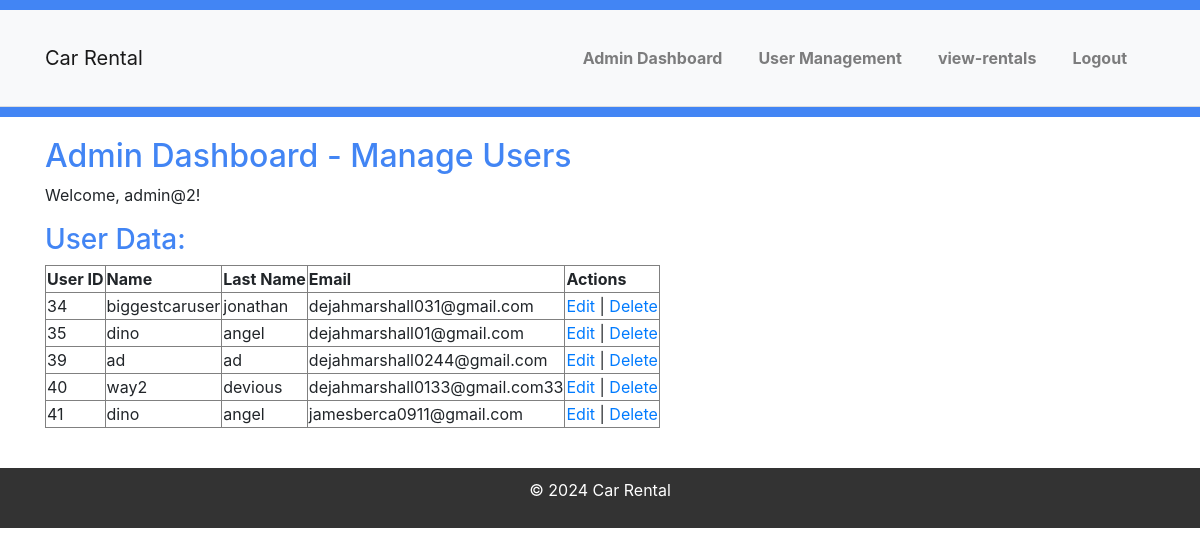
Page /car-rental2/pages/admin_pages/manage-users.php (signed in) on the committed database.
### tables this page shows
CREATE TABLE `customers` (
  `CustomerID` int(11) NOT NULL,
  `name` varchar(255) NOT NULL,
  `LastName` varchar(255) NOT NULL,
  `Address` varchar(255) NOT NULL,
  `LicenseNumber` varchar(20) NOT NULL,
  `PhoneNumber` varchar(15) NOT NULL,
  `email` varchar(255) NOT NULL,
  `password` varchar(255) NOT NULL,
  `country` varchar(255) DEFAULT NULL,
  `adress` int(11) NOT NULL
);

### car-rental2/classes/Admin.php (called while the page is built, shortened)
<?php
require_once('Database.php');
class Admin {
    private $db;
    public function __construct(Database $database) {
        $this->db = $database;
    }
    public function getAllUsers() {
        $sql = "SELECT * FROM customers";
        $result = $this->db->executeQuery($sql);
        $users = array();
        foreach ($result as $row) {
            $users[] = $row;
        }
        return $users;
    }
}
?>

### car-rental2/classes/Database.php (called while the page is built, shortened)
<?php
class Database {
    private $conn;
    public function __construct() {
        try {
            $dsn = "mysql:host=" . DB_HOST . ";dbname=" . DB_NAME . ";port=" . DB_PORT;
            $options = [
                PDO::ATTR_ERRMODE            => PDO::ERRMODE_EXCEPTION,
                PDO::ATTR_DEFAULT_FETCH_MODE => PDO::FETCH_ASSOC,
                PDO::ATTR_EMULATE_PREPARES   => false,
            ];
            $this->conn = new PDO($dsn, DB_USER, DB_PASSWORD, $options);
        } catch (PDOException $e) {
            die("Connection failed: " . $e->getMessage());
        }
    }
    public function executeQuery($sql, $params = []) {
        $stmt = $this->conn->prepare($sql);
        $stmt->execute($params);
        return $stmt->fetchAll();
    }
}
?>

### car-rental2/pages/admin_pages/manage-users.php (the view, shortened to what this page needs)
<?php
require_once('../../classes/Admin.php');
$admin = new Admin($database);
$adminInfo = $_SESSION['admin'];
$users = $admin->getAllUsers();
?>
<!DOCTYPE html>
<html lang="en">
<head>
    <link rel="stylesheet" href="../../assets/css/style.css">
</head>
<body>
<?php include('../../includes/header.php'); ?>
<div class="container">
    <h2>Admin Dashboard - Manage Users</h2>
    <p>Welcome, <?php echo $adminInfo['username']; ?>!</p>
    <h3>User Data:</h3>
    <table border="1">
        <tr>
            <th>User ID</th>
            <th>Name</th>
            <th>Last Name</th>
            <th>Email</th>
            <th>Actions</th>
        </tr>
        <?php foreach ($users as $user): ?>
            <tr>
                <td><?php echo $user['CustomerID']; ?></td>
                <td><?php echo $user['name']; ?></td>
                <td><?php echo $user['LastName']; ?></td>
                <td><?php echo $user['email']; ?></td>
                <td>
                    <a href="edit-user.php?id=<?php echo $user['CustomerID']; ?>">Edit</a>
                    |
                    <a href="?delete_id=<?php echo $user['CustomerID']; ?>" onclick="return confirm('Are you sure you want to delete this user?')">Delete</a>
                </td>
            </tr>
        <?php endforeach; ?>
    </table>
</div>
<?php include('../../includes/footer.php'); ?>
</body>
</html>

### car-rental2/assets/css/style.css (style rules this page uses)
body, h1, h2, h3, p, ul, li { margin: 0; padding: 0; }
body { font-family: 'Arial', sans-serif; line-height: 1.6; background-color: #f4f4f4; color: #333; }
.container { max-width: 1200px; margin: 0 auto; padding: 20px; }
h1, h2, h3 { color: #4285f4; }

### rows in the picture
customers: CustomerID "34", name "biggestcaruser", LastName "jonathan", email "dejahmarshall031@gmail.com"
customers: CustomerID "35", name "dino", LastName "angel", email "dejahmarshall01@gmail.com"
customers: CustomerID "39", name "ad", LastName "ad", email "dejahmarshall0244@gmail.com"
customers: CustomerID "40", name "way2", LastName "devious", email "dejahmarshall0133@gmail.com33"
customers: CustomerID "41", name "dino", LastName "angel", email "jamesberca0911@gmail.com"

### other values in the picture
$adminInfo['username'] "admin@2"
